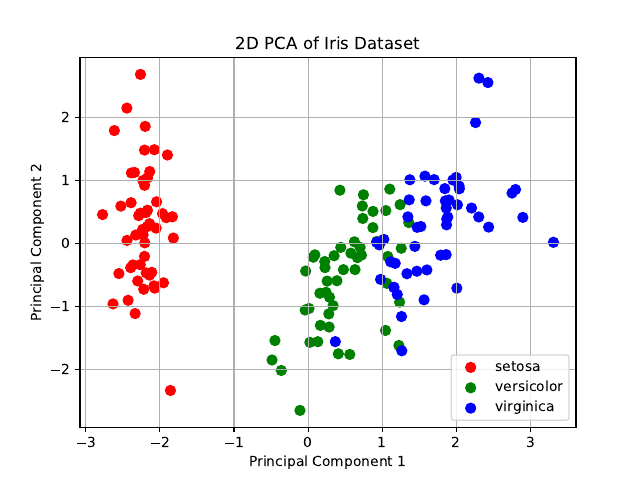

Write Python code to recreate this figure.
# Importing necessary libraries
from sklearn.datasets import load_iris
import pandas as pd
from sklearn.preprocessing import StandardScaler
from sklearn.decomposition import PCA
import matplotlib.pyplot as plt

# Loading the iris dataset
data = load_iris()
# Creating a DataFrame from the dataset
df = pd.DataFrame(data.data, columns=data.feature_names)
# Adding the target labels to the DataFrame
df['species'] = data.target

# Excluding the 'species' column to separate out features
features = df.columns[:-1]
# Extracting the feature values from the DataFrame
x = df.loc[:, features].values
# Standardizing the feature values to have mean=0 and variance=1
x = StandardScaler().fit_transform(x)

# Initializing PCA with 2 components
pca = PCA(n_components=2)
# Applying PCA on the standardized data
principalComponents = pca.fit_transform(x)
# Storing the principal components in a DataFrame
principalDf = pd.DataFrame(data=principalComponents, columns=['PC1', 'PC2'])
# Combining the principal components with species column for plotting
finalDf = pd.concat([principalDf, df[['species']]], axis=1)

# Plotting the 2D PCA
fig, ax = plt.subplots()
colors = ['r', 'g', 'b']
targets = [0, 1, 2]
# Plotting data points of each species with a unique color
for target, color in zip(targets, colors):
    indicesToKeep = finalDf['species'] == target
    ax.scatter(finalDf.loc[indicesToKeep, 'PC1'], 
               finalDf.loc[indicesToKeep, 'PC2'], 
               c=color, 
               s=50)
# Adding legend, grid, title, and axis labels
ax.legend(data.target_names)
ax.grid()
ax.set_xlabel("Principal Component 1")
ax.set_ylabel("Principal Component 2")
ax.set_title("2D PCA of Iris Dataset")

# Save the plot as a high-quality PDF
fig.savefig("PCA_Iris.pdf", format="pdf", dpi=300)

# Display the plot
plt.show()
